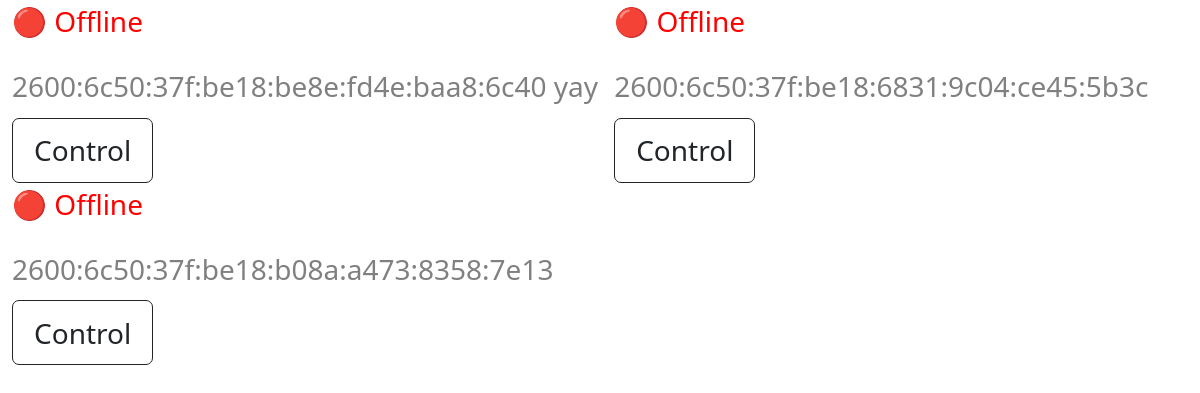
The app's page / (signed in) with its own data.
### backdoor/models.py (models this page shows)
class Computer(models.Model):
    ip_addr = models.CharField(default="192.168.1.1",max_length=50)
    pc_name = models.CharField(default="", max_length=100)
    last_online = models.DateTimeField(default=timezone.now)
    ping = models.CharField(default="0",max_length=100)
    live = models.BooleanField(default=True)

### backdoor/views.py (the view)
# urls.py: path('', views.home, name="home"),
def home(request):
    if request.user.is_superuser:
        context = {
            'computers': Computer.objects.all()
        }
        return render(request, "backdoor/home.html", context)
    else:
        return redirect("/admin/")

### backdoor/templates/backdoor/home.html (shortened to what this page needs)
{% include 'backdoor/base.html' %}
{% block content %}
{% for computer in computers %}
    <div class="computerdiv" style="zoom: 175%">
        <div style="display:flex; flex-direction:row;">
            <p id="online-status-{{computer.id}}">⚪ Checking {{computer.pc_name}}</p>
        </div>
        <h4 style="color:grey;font-size:16px;">{{computer.ip_addr}} {{computer.pc_name}}</h4>
        <a style="text-decoration:none;" href="{% url 'computer-detail' pc_id=computer.id %}">
            <button type="button" class="btn btn-outline-dark">Control</button>
        </a>
        </div>
{% endfor %}
{% endblock content %}

### static/main.css (style rules this page uses)
.computerdiv { display:inline-block; margin-left: 1%; }

### records on screen
Computer: ip_addr "2600:6c50:37f:be18:be8e:fd4e:baa8:6c40", pc_name "yay"
Computer: ip_addr "2600:6c50:37f:be18:6831:9c04:ce45:5b3c"
Computer: ip_addr "2600:6c50:37f:be18:b08a:a473:8358:7e13"
